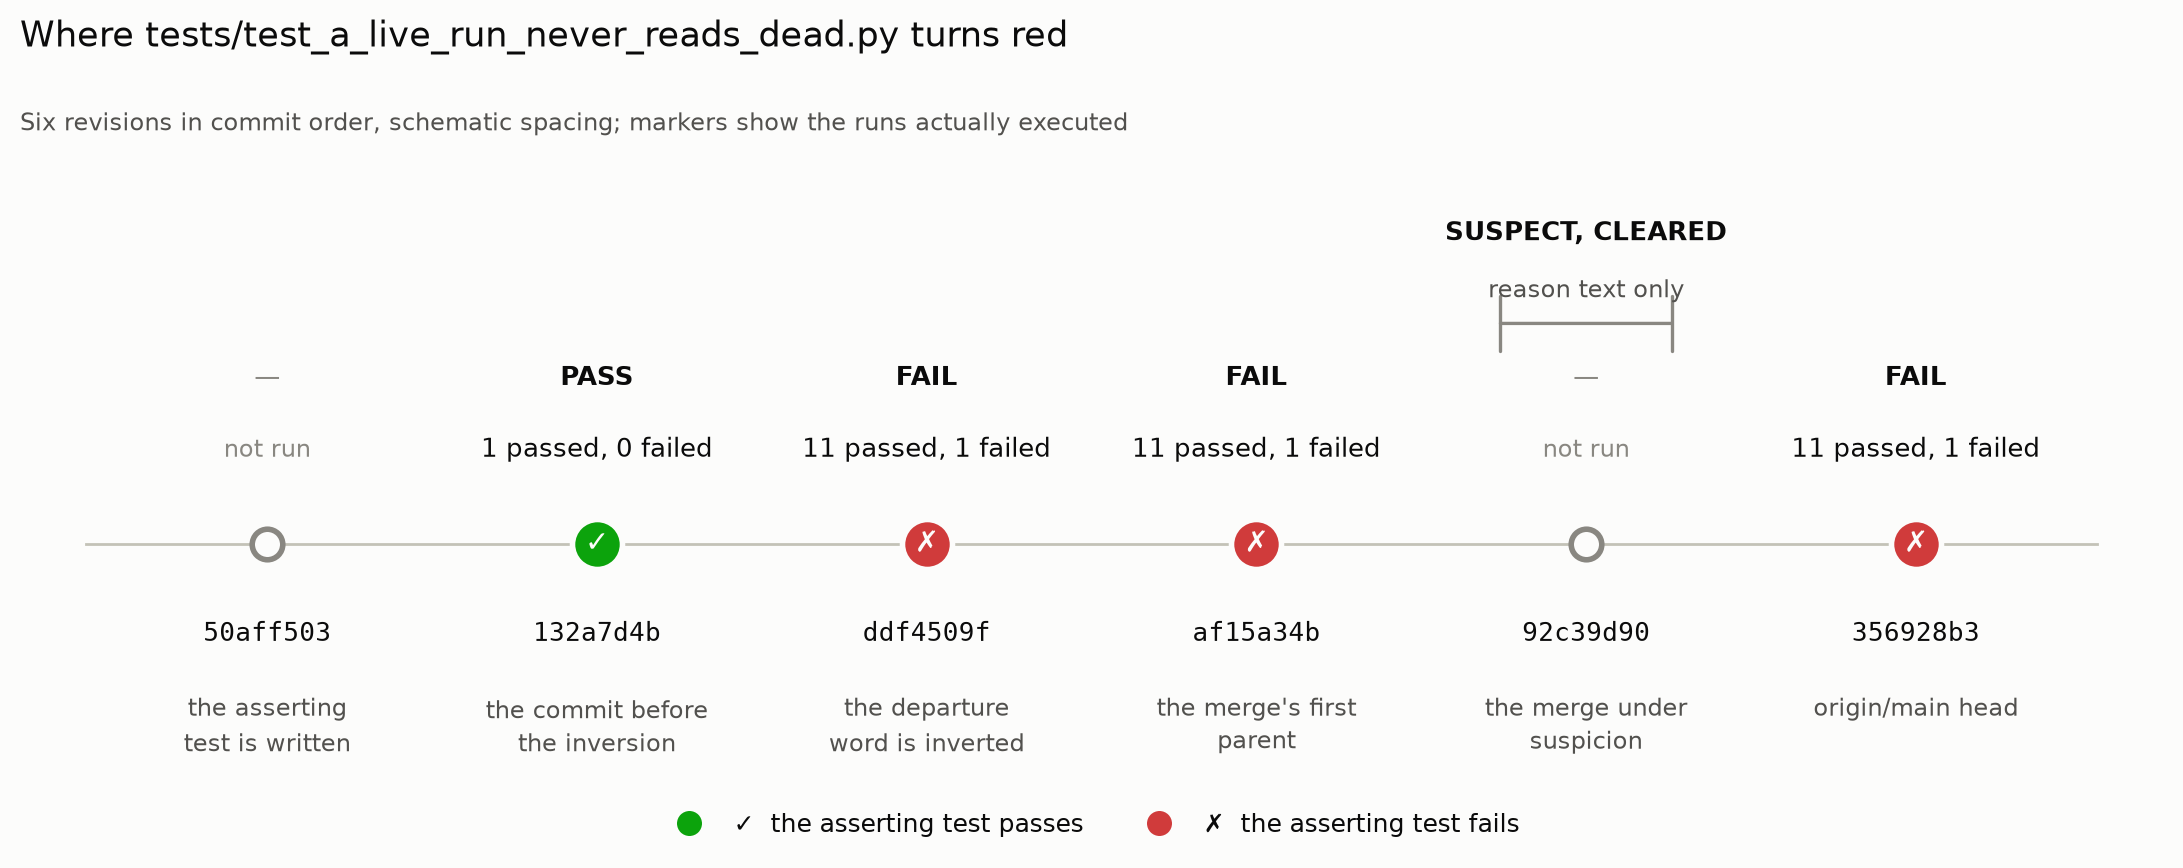

The script that saved this image:
"""Which revision turned tests/test_a_live_run_never_reads_dead.py red.

The figure places six revisions along a schematic axis in commit order and marks
each one that was actually executed. Two slots carry no measured outcome and are
drawn hollow, so the figure never implies a measurement nobody took. Numbers
come from the arm logs beside the report; nothing here reads the tree.
"""

from __future__ import annotations

import textwrap
from pathlib import Path

import matplotlib

matplotlib.use("Agg")

import matplotlib.pyplot as plt
from matplotlib.lines import Line2D

SURFACE = "#fcfcfb"
INK = "#0b0b0b"
INK_SECONDARY = "#52514e"
MUTED = "#898781"
AXIS = "#c3c2b7"
STATUS_GOOD = "#0ca30c"
STATUS_CRITICAL = "#d03b3b"

# (x, short sha, caption, outcome) — outcome is "pass", "fail" or None for a
# revision read for context but not executed.
SLOTS = [
    (0, "50aff503", "the asserting test is written", None),
    (1, "132a7d4b", "the commit before the inversion", "pass"),
    (2, "ddf4509f", "the departure word is inverted", "fail"),
    (3, "af15a34b", "the merge's first parent", "fail"),
    (4, "92c39d90", "the merge under suspicion", None),
    (5, "356928b3", "origin/main head", "fail"),
]

COUNTS = {"pass": "1 passed, 0 failed", "fail": "11 passed, 1 failed"}

fig, ax = plt.subplots(figsize=(11.4, 5.0), dpi=200)
fig.subplots_adjust(top=0.80, bottom=0.10, left=0.03, right=0.97)
fig.patch.set_facecolor(SURFACE)
ax.set_facecolor(SURFACE)

ax.plot([-0.55, 5.55], [0, 0], color=AXIS, linewidth=1.0, zorder=1)

for x, sha, caption, outcome in SLOTS:
    if outcome is None:
        ax.plot(
            x,
            0,
            marker="o",
            markersize=11,
            markerfacecolor=SURFACE,
            markeredgecolor=MUTED,
            markeredgewidth=2.0,
            zorder=3,
        )
        ax.text(
            x, 0.34, "not run", ha="center", va="baseline", color=MUTED, fontsize=8.5
        )
        ax.text(x, 0.62, "—", ha="center", va="baseline", color=MUTED, fontsize=9.5)
    else:
        color = STATUS_GOOD if outcome == "pass" else STATUS_CRITICAL
        ax.plot(
            x,
            0,
            marker="o",
            markersize=18,
            markerfacecolor=color,
            markeredgecolor=SURFACE,
            markeredgewidth=2.0,
            zorder=4,
        )
        ax.text(
            x,
            0,
            "✓" if outcome == "pass" else "✗",
            ha="center",
            va="center",
            color=SURFACE,
            fontsize=10.5,
            fontweight="bold",
            zorder=5,
        )
        ax.text(
            x,
            0.62,
            outcome.upper(),
            ha="center",
            va="baseline",
            color=INK,
            fontsize=9.5,
            fontweight="bold",
        )
        ax.text(
            x,
            0.34,
            COUNTS[outcome],
            ha="center",
            va="baseline",
            color=INK,
            fontsize=9.5,
        )
    ax.text(
        x,
        -0.30,
        sha,
        ha="center",
        va="top",
        color=INK,
        fontsize=9.5,
        family="monospace",
    )
    ax.text(
        x,
        -0.58,
        textwrap.fill(caption, 17),
        ha="center",
        va="top",
        color=INK_SECONDARY,
        fontsize=8.5,
        linespacing=1.4,
    )

ax.annotate(
    "",
    xy=(3.74, 0.86),
    xytext=(4.26, 0.86),
    arrowprops={
        "arrowstyle": "|-|",
        "color": MUTED,
        "linewidth": 1.2,
        "shrinkA": 0,
        "shrinkB": 0,
    },
)
ax.text(
    4.0,
    0.94,
    "reason text only",
    ha="center",
    va="bottom",
    color=INK_SECONDARY,
    fontsize=8.5,
)
ax.text(
    4.0,
    1.16,
    "SUSPECT, CLEARED",
    ha="center",
    va="bottom",
    color=INK,
    fontsize=9.5,
    fontweight="bold",
)

ax.set_title(
    "Where tests/test_a_live_run_never_reads_dead.py turns red",
    color=INK,
    fontsize=12.5,
    pad=36,
    loc="left",
)
ax.text(
    0.0,
    1.015,
    "Six revisions in commit order, schematic spacing; "
    "markers show the runs actually executed",
    transform=ax.transAxes,
    color=INK_SECONDARY,
    fontsize=8.5,
    va="bottom",
)

legend = ax.legend(
    handles=[
        Line2D(
            [],
            [],
            marker="o",
            linestyle="none",
            markersize=10,
            markerfacecolor=STATUS_GOOD,
            markeredgecolor=SURFACE,
            label="✓  the asserting test passes",
        ),
        Line2D(
            [],
            [],
            marker="o",
            linestyle="none",
            markersize=10,
            markerfacecolor=STATUS_CRITICAL,
            markeredgecolor=SURFACE,
            label="✗  the asserting test fails",
        ),
    ],
    loc="lower center",
    bbox_to_anchor=(0.5, -0.02),
    ncol=2,
    frameon=False,
    fontsize=9,
    handletextpad=0.8,
)
for text in legend.get_texts():
    text.set_color(INK)

ax.set_xlim(-0.75, 5.75)
ax.set_ylim(-1.18, 1.55)
ax.axis("off")

out = Path(__file__).with_name("revision_attribution_timeline.png")
fig.savefig(out, facecolor=SURFACE, bbox_inches="tight")
print(f"wrote {out}")
